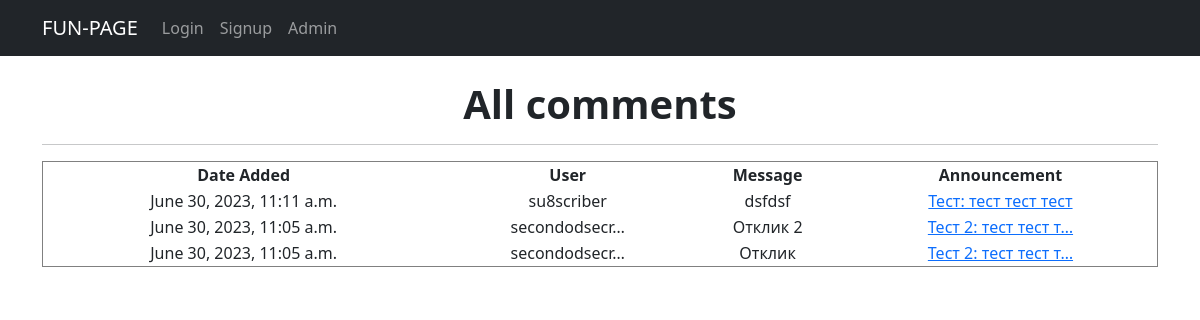
Page /comments/ on the earlier database version.
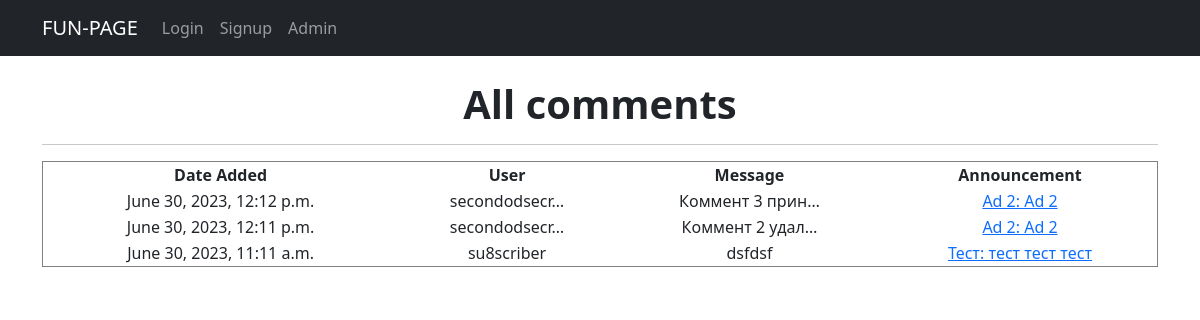
Same page on the later database version.
### fun/models.py (models this page shows, shortened)
class Comment(models.Model):
    user = models.ForeignKey(User, on_delete=models.CASCADE)
    date = models.DateTimeField(auto_now_add=True)
    announcement = models.ForeignKey('Announcement', on_delete=models.CASCADE)
    content = models.TextField()

class Announcement(models.Model):
    title = models.CharField(max_length=100)
    text = models.TextField()
    category = models.ForeignKey(Category, on_delete=models.CASCADE)
    author = models.ForeignKey(User, default=1, on_delete=models.CASCADE)
    date_added = models.DateTimeField(auto_now_add=True)
    image = models.ImageField(upload_to='images/', null=True, blank=True)
    video = models.FileField(upload_to='videos/', null=True, blank=True)
    likes = models.ManyToManyField(User, related_name="ad_like", blank=True)
    comments = models.ManyToManyField(Comment, related_name="commented_on", blank=True)
    def __str__(self):
        return f'{self.title.title()}: {self.text[:20]}'

### fun/views.py (the view)
# urls.py: path('comments/', CommentView.as_view(), name='comments'),
class CommentView(ListView):
    model = Comment
    ordering = ['-date']
    paginate_by = 20
    template_name = 'comments_list.html'
    context_object_name = 'comments'
    def comments(request):
        comments = Comment.objects.all()
        ad = Announcement.objects.all()
        context = {'comments': comments, 'ad': ad}
        return render(request, 'comments_list.html', context)

### templates/comments_list.html (shortened to what this page needs)
{% extends 'flatpages/default.html' %}
{% block content %}
<h1><b> All comments </b></h1>
<hr>
{% if comments %}
        <table border="1" style="border-collapse: collapse; width: 100%; height: 36px;">
  <thead>
    <tr>
      <th>Date Added</th>
      <th>User</th>
      <th>Message</th>
      <th>Announcement</th>
    </tr>
  </thead>
  <tbody>
    {% for comment in comments %}
      <tr>
        <td>{{ comment.date }}</td>
        <td>{{ comment.user|truncatechars:13 }}</td>
        <td>{{ comment.content|truncatechars:15 }}</td>
        <td><a href="{% url 'ad' comment.announcement.pk %}">{{ comment.announcement|truncatechars:20 }}</a></td>
    {% endfor %}
  </tbody>
</table>
    {% else %}
        <h2> No comments </h2>
    {% endif %}
{% endblock content %}

Differences in the rows shown:
removed Comment: date "June 30, 2023, 11:05 a.m.", user "secondodsecr…", content "Отклик 2", announcement "Тест 2: тест тест т…"
removed Comment: date "June 30, 2023, 11:05 a.m.", user "secondodsecr…", content "Отклик", announcement "Тест 2: тест тест т…"
added Comment: date "June 30, 2023, 12:12 p.m.", user "secondodsecr…", content "Коммент 3 прин…", announcement "Ad 2: Ad 2"
added Comment: date "June 30, 2023, 12:11 p.m.", user "secondodsecr…", content "Коммент 2 удал…", announcement "Ad 2: Ad 2"
